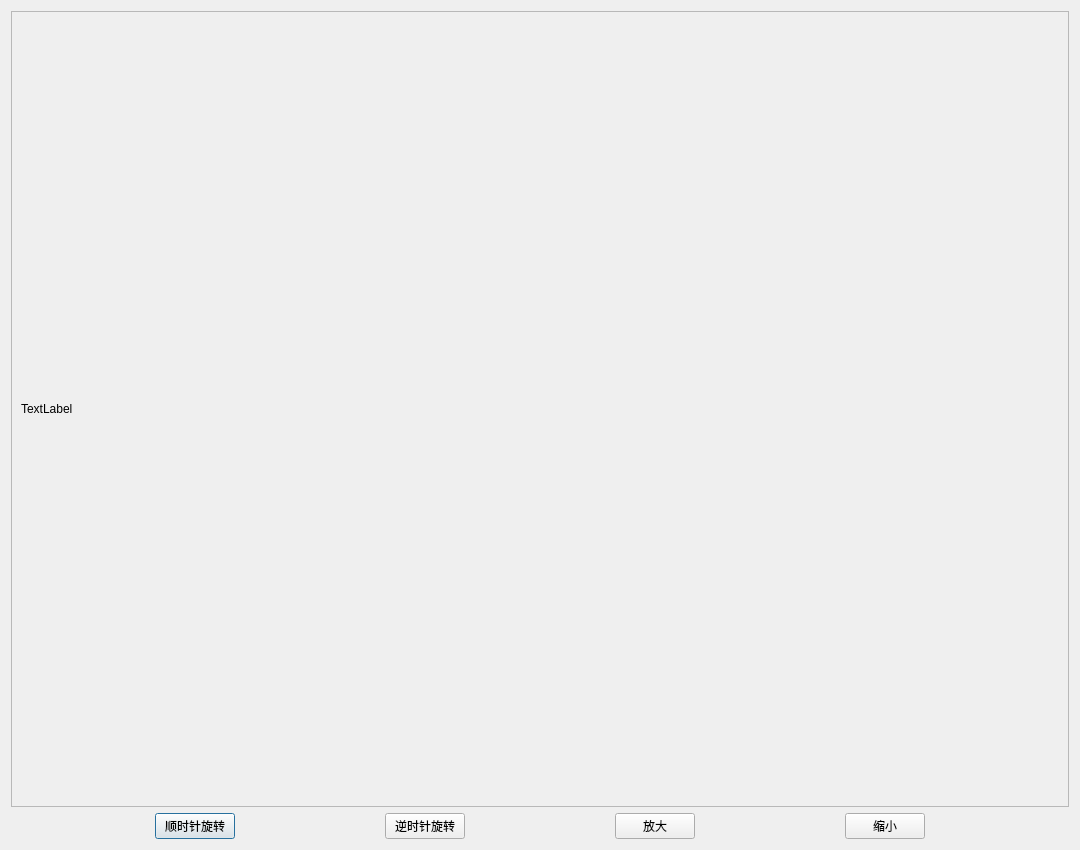
<?xml version="1.0" encoding="UTF-8"?>
<ui version="4.0">
 <class>Dialog</class>
 <widget class="QDialog" name="Dialog">
  <property name="geometry">
   <rect>
    <x>0</x>
    <y>0</y>
    <width>1080</width>
    <height>850</height>
   </rect>
  </property>
  <property name="windowTitle">
   <string>Dialog</string>
  </property>
  <layout class="QVBoxLayout" name="verticalLayout_2">
   <item>
    <widget class="QScrollArea" name="scrollArea">
     <property name="widgetResizable">
      <bool>true</bool>
     </property>
     <widget class="QWidget" name="scrollAreaWidgetContents">
      <property name="geometry">
       <rect>
        <x>0</x>
        <y>0</y>
        <width>1060</width>
        <height>799</height>
       </rect>
      </property>
      <layout class="QVBoxLayout" name="verticalLayout">
       <item>
        <widget class="QLabel" name="label">
         <property name="text">
          <string>TextLabel</string>
         </property>
        </widget>
       </item>
      </layout>
     </widget>
    </widget>
   </item>
   <item>
    <layout class="QHBoxLayout" name="horizontalLayout">
     <item>
      <spacer name="horizontalSpacer">
       <property name="orientation">
        <enum>Qt::Horizontal</enum>
       </property>
       <property name="sizeHint" stdset="0">
        <size>
         <width>40</width>
         <height>20</height>
        </size>
       </property>
      </spacer>
     </item>
     <item>
      <widget class="QPushButton" name="pushButton">
       <property name="text">
        <string>顺时针旋转</string>
       </property>
      </widget>
     </item>
     <item>
      <spacer name="horizontalSpacer_2">
       <property name="orientation">
        <enum>Qt::Horizontal</enum>
       </property>
       <property name="sizeHint" stdset="0">
        <size>
         <width>40</width>
         <height>20</height>
        </size>
       </property>
      </spacer>
     </item>
     <item>
      <widget class="QPushButton" name="pushButton_2">
       <property name="text">
        <string>逆时针旋转</string>
       </property>
      </widget>
     </item>
     <item>
      <spacer name="horizontalSpacer_3">
       <property name="orientation">
        <enum>Qt::Horizontal</enum>
       </property>
       <property name="sizeHint" stdset="0">
        <size>
         <width>40</width>
         <height>20</height>
        </size>
       </property>
      </spacer>
     </item>
     <item>
      <widget class="QPushButton" name="pushButton_3">
       <property name="text">
        <string>放大</string>
       </property>
      </widget>
     </item>
     <item>
      <spacer name="horizontalSpacer_4">
       <property name="orientation">
        <enum>Qt::Horizontal</enum>
       </property>
       <property name="sizeHint" stdset="0">
        <size>
         <width>40</width>
         <height>20</height>
        </size>
       </property>
      </spacer>
     </item>
     <item>
      <widget class="QPushButton" name="pushButton_4">
       <property name="text">
        <string>缩小</string>
       </property>
      </widget>
     </item>
     <item>
      <spacer name="horizontalSpacer_5">
       <property name="orientation">
        <enum>Qt::Horizontal</enum>
       </property>
       <property name="sizeHint" stdset="0">
        <size>
         <width>40</width>
         <height>20</height>
        </size>
       </property>
      </spacer>
     </item>
    </layout>
   </item>
  </layout>
 </widget>
 <resources/>
 <connections>
  <connection>
   <sender>pushButton</sender>
   <signal>clicked()</signal>
   <receiver>Dialog</receiver>
   <slot>clockwiseRotateAction()</slot>
   <hints>
    <hint type="sourcelabel">
     <x>193</x>
     <y>829</y>
    </hint>
    <hint type="destinationlabel">
     <x>184</x>
     <y>941</y>
    </hint>
   </hints>
  </connection>
  <connection>
   <sender>pushButton_2</sender>
   <signal>clicked()</signal>
   <receiver>Dialog</receiver>
   <slot>counterClockwiseRotateAction()</slot>
   <hints>
    <hint type="sourcelabel">
     <x>429</x>
     <y>825</y>
    </hint>
    <hint type="destinationlabel">
     <x>430</x>
     <y>971</y>
    </hint>
   </hints>
  </connection>
  <connection>
   <sender>pushButton_3</sender>
   <signal>clicked()</signal>
   <receiver>Dialog</receiver>
   <slot>zoomInAction()</slot>
   <hints>
    <hint type="sourcelabel">
     <x>645</x>
     <y>831</y>
    </hint>
    <hint type="destinationlabel">
     <x>649</x>
     <y>937</y>
    </hint>
   </hints>
  </connection>
  <connection>
   <sender>pushButton_4</sender>
   <signal>clicked()</signal>
   <receiver>Dialog</receiver>
   <slot>zomOutAction()</slot>
   <hints>
    <hint type="sourcelabel">
     <x>880</x>
     <y>821</y>
    </hint>
    <hint type="destinationlabel">
     <x>891</x>
     <y>971</y>
    </hint>
   </hints>
  </connection>
 </connections>
 <slots>
  <slot>clockwiseRotateAction()</slot>
  <slot>counterClockwiseRotateAction()</slot>
  <slot>zoomInAction()</slot>
  <slot>zomOutAction()</slot>
 </slots>
</ui>
